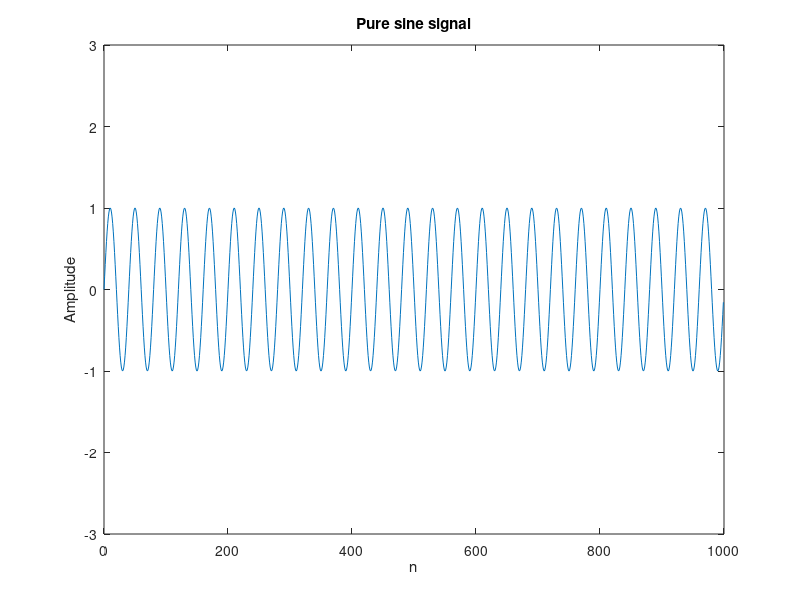
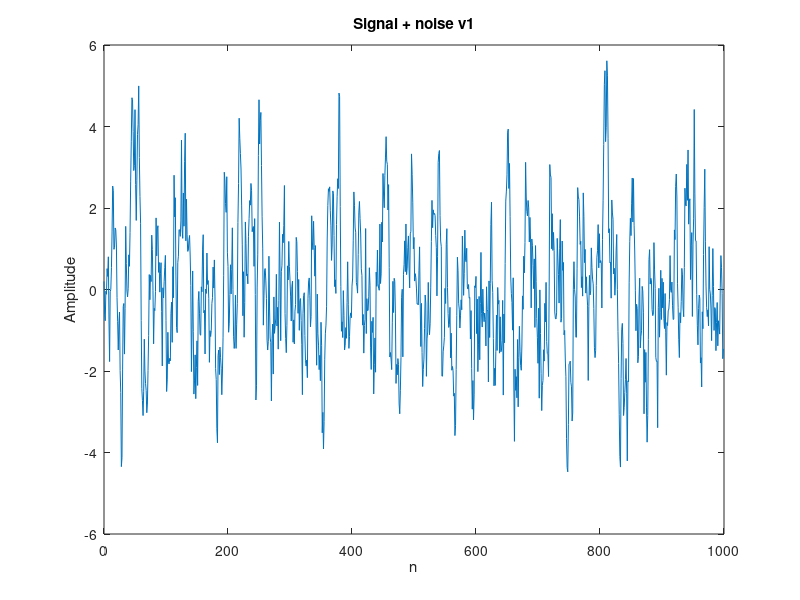
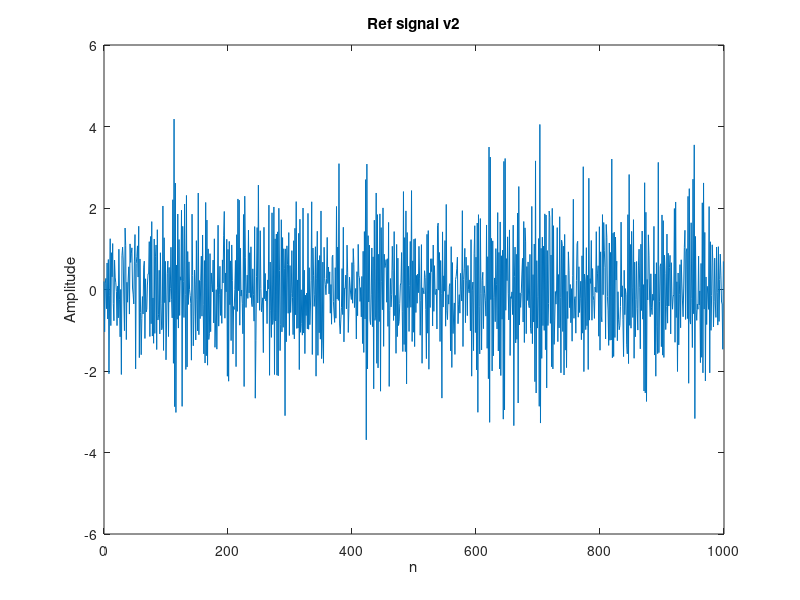

Write the MATLAB code that produced these figures, in order. (Note: this script raises an error after producing the figures.)
%Exempel from ch.9.2.5 fig. 9.15 in Hayes
clear
close all
clc

N=1000; %Antal sampel i signalen
n=0:N-1;

%signalen
d=sin(0.05*pi*n+0*(pi/180)); %ren signal
figure
plot(n,d);
xlabel('n')
ylabel('Amplitude')
title('Pure sine signal')
axis([0 N -3 3])

%zero mean and unit variance white noise
g=randn(1,N);

%Noise v1 & v2
v1=zeros(1,N);
v2=zeros(1,N);
v1(1)=g(1);
v2(1)=g(1);
for i=2:N
v1(i)=0.8*v1(i-1)+g(i);
v2(i)=-0.6*v2(i-1)+g(i);
end

x=d+v1; %signalen med brus
figure
plot(n,x);
xlabel('n')
ylabel('Amplitude')
title('Signal + noise v1')
axis([0 N -6 6])

figure
plot(n,v2);
xlabel('n')
ylabel('Amplitude')
title('Ref signal v2')
axis([0 N -6 6])

%[A,E] = nlms(x,d,beta,nord,a0)
[A,E] = nlms(v2,x,0.25,12);
figure
plot(n,E);
xlabel('n')
ylabel('Amplitude')
title('Error signal')
axis([0 N -3 3])